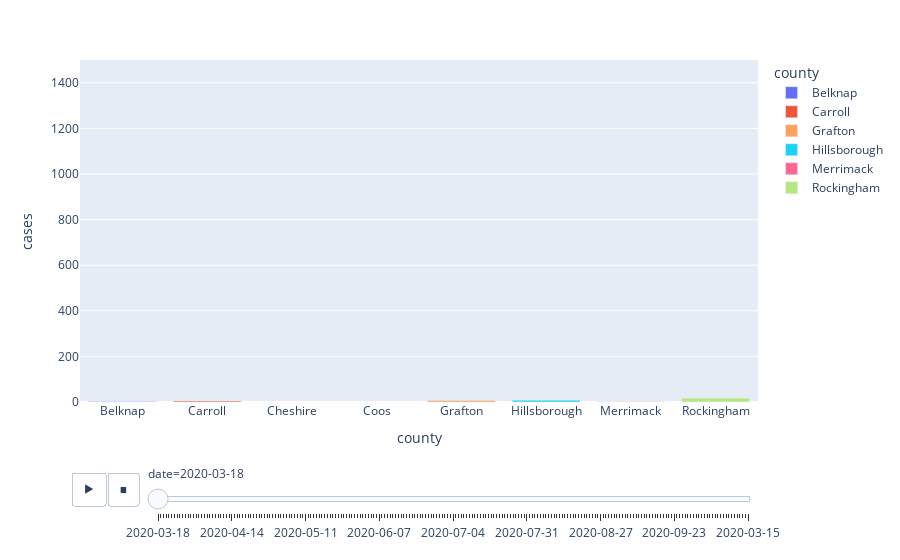

The notebook cell this image was saved under:
### Code cell
vt = df[df['state'] == 'New Hampshire'].sort_values(['county','date'])

fig = px.bar(vt, x="county", y="cases", color="county",
  animation_frame="date", animation_group="county", range_y=[0,1500])
fig.show()

import plotly.io as pio
pio.write_html(fig, file='index.html', auto_open=True)
